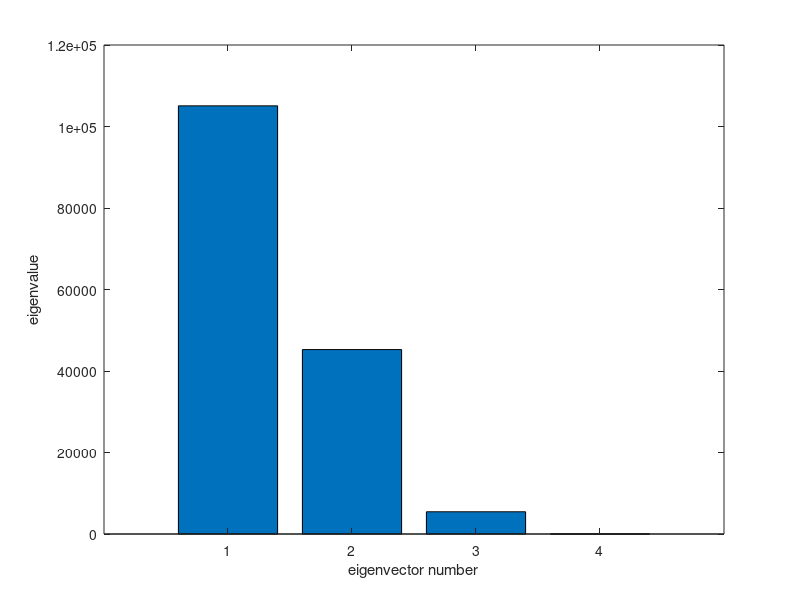

MATLAB code to generate this figure:
X = [105 103 103 66; 245 227 242 267;685 803 750 586;147 160 122 93; 
     193 235 184 209;156 175 147 139;720 874 566 1033; 253 265 171 143; 
     488 570 418 355; 198 203 220 187;360 365 337 334; 1102 1137 957 674;
     1472 1582 1462 1494;57 73 53 47;1374 1256 1572 1506;375 475 458 135; 54 64 62 41];
%%
 covmatrix=X*X'; 
 data = X; 
 [M,N] = size(data); 
 mn = mean(data,2);
 data = data - repmat(mn,1,N);
 Y = data' / sqrt(N-1); 
 [u,S,PC] = svd(Y);
 S = diag(S); 
 V = S .* S; 
 signals = PC' * data;
 %%
 plot(signals(1,1),0,'b.',signals(1,2),0,'b.', signals(1,3),0,'b.',signals(1,4),0,'r.','markersize',15)
 xlabel('PC1')
 text(signals(1,1)-25,-0.2,'Eng'),text(signals(1,2)-25,-0.2,'Wal'),
 text(signals(1,3)-20,-0.2,'Scot'),text(signals(1,4)-30,-0.2,'N Ire')
 plot(signals(1,1),signals(2,1),'b.',signals(1,2),signals(2,2),'b.',...
 signals(1,3),signals(2,3),'b.',signals(1,4),signals(2,4),'r.',...
 'markersize',15)
 xlabel('PC1'),ylabel('PC2')
 text(signals(1,1)+20,signals(2,1),'Eng')
 text(signals(1,2)+20,signals(2,2),'Wal')
 text(signals(1,3)+20,signals(2,3),'Scot')
 text(signals(1,4)-60,signals(2,4),'N Ire')
 plot(PC(1,1),PC(1,2),'m.',PC(2,1),PC(2,2),'m.',...
 PC(3,1),PC(3,2),'m.',PC(4,1),PC(4,2),'m.',...
 PC(5,1),PC(5,2),'m.',PC(6,1),PC(6,2),'m.',...
 PC(7,1),PC(7,2),'m.',PC(8,1),PC(8,2),'m.',...
 PC(9,1),PC(9,2),'m.',PC(10,1),PC(10,2),'m.',...
 PC(11,1),PC(11,2),'m.',PC(12,1),PC(12,2),'m.',...
 PC(13,1),PC(13,2),'m.',PC(14,1),PC(14,2),'m.',...
 PC(15,1),PC(15,2),'m.',PC(16,1),PC(16,2),'m.',...
 PC(17,1),PC(17,2),'m.','markersize',15)
 xlabel('effect(PC1)'),ylabel('effect(PC2)')
 text(PC(1,1),PC(1,2)-0.1,'Cheese'),text(PC(2,1),PC(2,2)-0.1,'Carcass meat')
 text(PC(3,1),PC(3,2)-0.1,'Other meat'),text(PC(4,1),PC(4,2)-0.1,'Fish')
 text(PC(5,1),PC(5,2)-0.1,'Fats and oils'),text(PC(6,1),PC(6,2)-0.1,'Sugars')
 text(PC(7,1),PC(7,2)-0.1,'Fresh potatoes')
 text(PC(8,1),PC(8,2)-0.1,'Fresh Veg')
 text(PC(9,1),PC(9,2)-0.1,'Other Veg')
 text(PC(10,1),PC(10,2)-0.1,'Processed potatoes')
 text(PC(11,1),PC(11,2)-0.1,'Processed Veg')
 text(PC(12,1),PC(12,2)-0.1,'Fresh fruit'),
 text(PC(13,1),PC(13,2)-0.1,'Cereals'),text(PC(14,1),PC(14,2)-0.1,'Beverages')
 text(PC(15,1),PC(15,2)-0.1,'Soft drinks'),
 text(PC(16,1),PC(16,2)-0.1,'Alcoholic drinks')
 text(PC(17,1),PC(17,2)-0.1,'Confectionery')
 %%
 bar(V)
 xlabel('eigenvector number'), ylabel('eigenvalue')
 %%
 t=sum(V);cumsum(V/t)